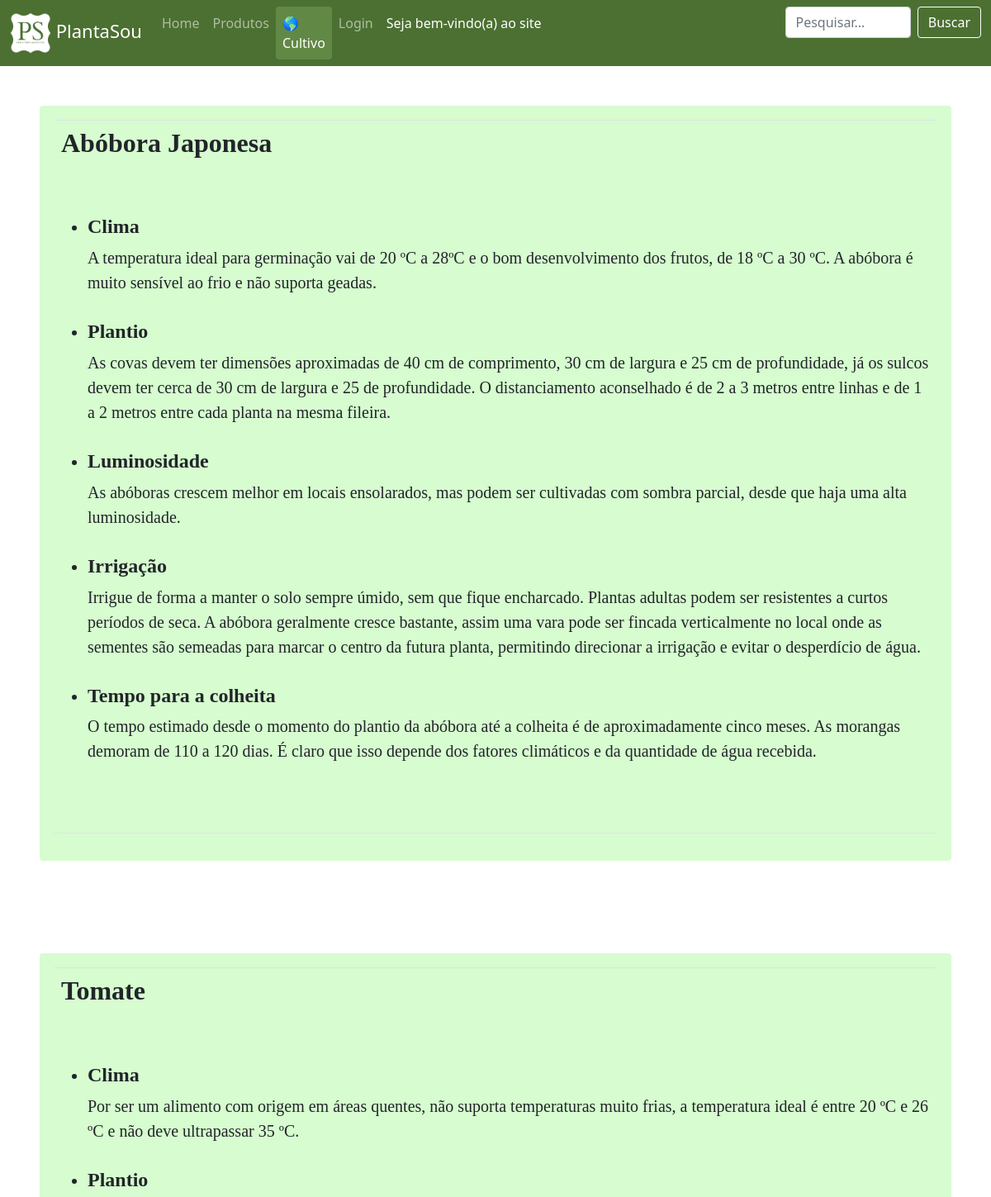
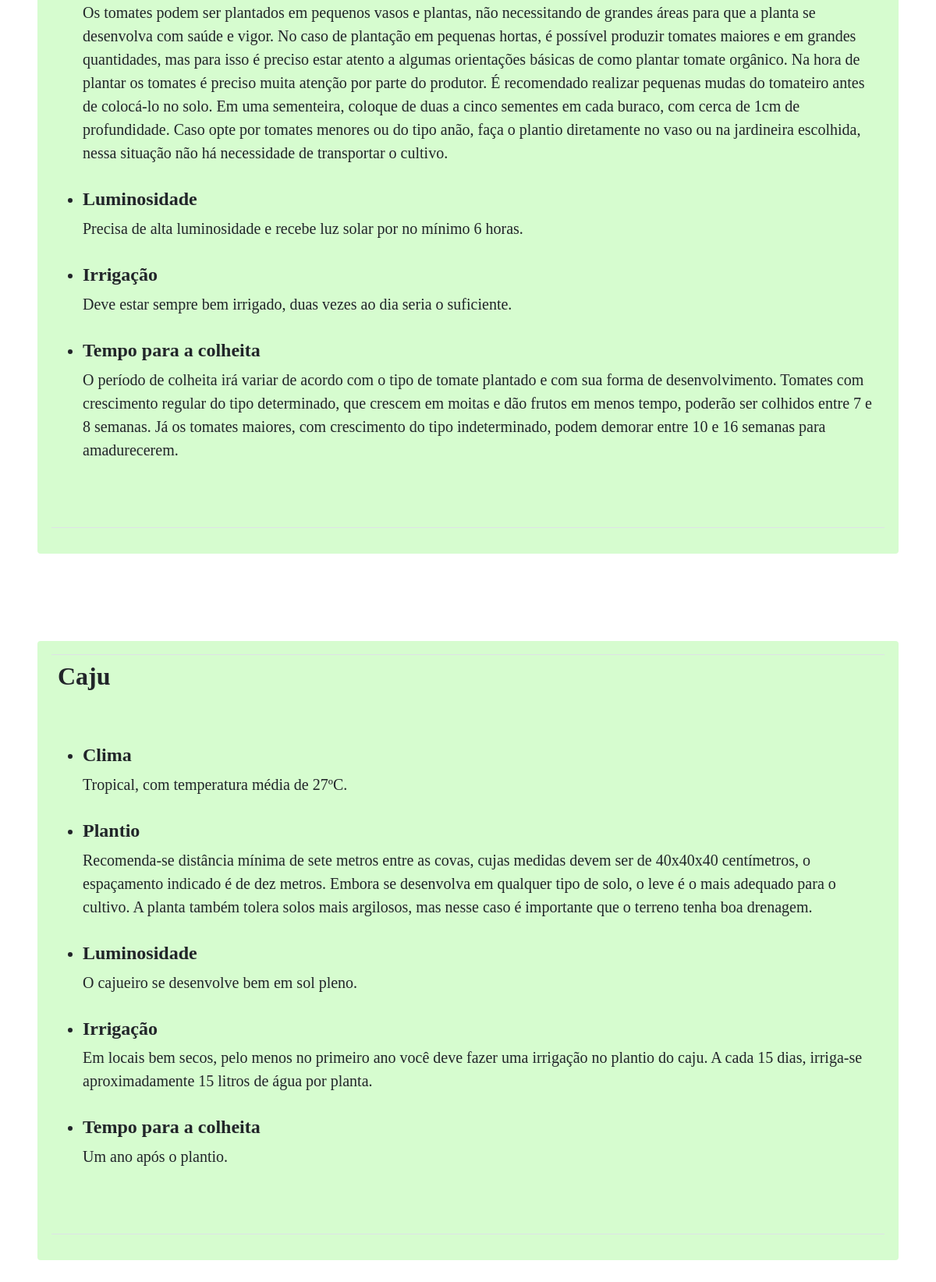
Screenshot of /php/cultivo.php with the database file from the repository (2 pictures, top to bottom).
### tables this page shows
CREATE TABLE IF NOT EXISTS `cultivo` (
  `cod_cultivo` int(11) NOT NULL AUTO_INCREMENT,
  `nome` varchar(100) NOT NULL,
  `clima` varchar(4000) DEFAULT NULL,
  `plantio` varchar(4000) DEFAULT NULL,
  `luminosidade` varchar(4000) DEFAULT NULL,
  `irrigacao` varchar(4000) DEFAULT NULL,
  `temp_colheita` varchar(4000) DEFAULT NULL,
  PRIMARY KEY (`cod_cultivo`)
);

### php/cultivo.php (the view, shortened to what this page needs)
<!DOCTYPE html>
<html lang="pt-br">
<head>
    <link rel="stylesheet" type="text/css" media="screen" href="../css/bootstrap.min.css" />
    <link rel="stylesheet" href="../css/estilo.css">
</head>
<body>
    <div class="navbar-custom">
        <nav class="navbar navbar-expand-lg navbar-dark ">
            <div class="media">
                <div class="container-fluid">
                    <div class="collapse navbar-collapse" id="navbarSupportedContent">
                    <a class="navbar-brand plantasou" href="#">
                        <img src="../imgs/logo_new.jpeg" class="align-self-center mr-3 rounded float-right" width="50" height="50" alt="...">
                        PlantaSou
                    </a>
                        <ul class="navbar-nav nav-pills nav-link-color me-auto mb-2 mb-lg-0">
                        <?php
                            if(isset($_COOKIE["USER"])){
                                echo'
                                <li class="nav-item">
                                    <a class="nav-link nav-link-color" href="../php/home_user.php">Home</a>
                                </li>
                                ';
                            }else if(isset($_COOKIE["ADM"])){
                                echo'
                                <li class="nav-item">
                                    <a class="nav-link nav-link-color" href="../php/home_adm.php">Home</a>
                                </li>
                                ';
                            }else{
                                echo'
                                <a class="nav-link nav-link-color" href="../php/index.php">Home</a>
                                ';
                            }
                        ?>
                        <li class="nav-item">
                            <a class="nav-link nav-link-color" href="../php/produtos.php">Produtos</a>
                        </li>
                        <li class="nav-item">
                            <a class="nav-link nav-link-color active" aria-current="page" href="#">🌎 Cultivo</a>
                        </li>
                        <?php
                            if(isset($_COOKIE["USER"])){
                                echo'
                                <li class="nav-item">
                                    <a class="nav-link nav-link-color" href="../php/historico.php">Histórico</a>
                                </li>
                                <li class="nav-item">
                                    <a class="nav-link nav-link-color" href="./logout_user.php">Sair</a>
                                </li>
                                ';
                            }else if(isset($_COOKIE["ADM"])){
                                echo'
                                <li class="nav-item">
                                <a class="nav-link nav-link-color" href="./logout_adm.php">Sair</a>
                                </li>
                                ';
                            }else{
                                echo'
                                <li class="nav-item">
                                    <button type="button" class="btn nav-link nav-link-color" data-bs-toggle="modal" data-bs-target="#login">
                                        Login
                                    </button>
                                </li>
                                ';
                            }
                            if(isset($_COOKIE["USER"]) || isset($_COOKIE["ADM"])){
                                echo'
                                    <li class="nav-item">
                                        <a class="nav-link nav-link-color active_usuario ">Seja bem-vindo(a) ';
                                            if(isset($_COOKIE["USER"])){
                                                include('../inc/conexao.php');
                                                $sql="SELECT nome FROM usuario WHERE cod_usuario=$usuario";
                                                $query=mysqli_query($con, $sql);
                                                if(mysqli_num_rows($query)>0){
                                                    while(($nome=mysqli_fetch_assoc($query))!=NULL){
                                                        echo $nome['nome'];
                                                    }
                                                }
                                            }
                                            elseif(isset($_COOKIE["ADM"])){
                                                echo "Administrador(a)⠀⠀⠀⠀⠀⠀⠀⠀⠀";
                                            }
                                echo'
                                        </a>
                                    </li>';
                            }
                            else{
                                echo'
                                <li>
                                <a class="nav-link nav-link-color active_usuario ">Seja bem-vindo(a) ao site ⠀⠀⠀⠀⠀⠀⠀⠀⠀⠀⠀⠀⠀⠀⠀⠀⠀⠀</a>
                                </li>';
                            }
                        ?>
                        <li class="margin">
                            <form class="d-flex">
                                <input class="form-control me-2" type="search" placeholder="Pesquisar..." aria-label="Search"/>
                                <button class="btn btn-outline-success nav-link-color borda" type="submit">Buscar</button>
                            </form>
                        </li>
                        </ul>
                    </div>
                </div>
            </div>
        </nav>
    </div>
    <?php
        include("../inc/conexao.php");
        $sql="SELECT * FROM cultivo";
        $query=mysqli_query($con, $sql);
        if(mysqli_num_rows($query)>0){
            while(($resultado=mysqli_fetch_assoc($query))!=NULL){
                echo
                '
                <div class="p-5 text-center">
                    <div class="alert font">
                        <table class="table table-bordered">
                            <tr>
                                <td class="plantas_desc text-black"><h2>
                                    <b>'.$resultado["nome"].'</h2><br><br></b>
                                    <ul>
                                        <li><h4><b>Clima</b></h4>'.$resultado["clima"].'</li><br>
                                        <li><h4><b>Plantio</b></h4>'.$resultado["plantio"].'</li><br>
                                        <li><h4><b>Luminosidade</b></h4>'.$resultado["luminosidade"].'</li><br>
                                        <li><h4><b>Irrigação</b></h4>'.$resultado["irrigacao"].'</li><br>
                                        <li><h4><b>Tempo para a colheita</b></h4>'.$resultado["temp_colheita"].'</li><br>
                                    </ul>
                                    <br>
                                </td>
                            </tr>
                        </table>
                    </div>
                </div>
                ';
            }
        }else{
            echo mysqli_error($con);
        }
    ?>
    <?php
        include "./login.php";
        include "./cadastro_cultivo.php";
    ?>
</body>
</html>

### css/estilo.css (style rules this page uses)
body, html { height: 100%; }
td { border: 5px solid transparent; background-clip: padding-box; }
.plantas_desc { height: auto; width: auto; background-color: transparent; text-align: left; }
button { text-align: left; }
.navbar-custom { background-color: #4c7032; }
a { color: green; }
.active { background-color:#000000; }
.nav-pills > li > a.active { background-color: rgb(98, 136, 70) !important; color: #ffffff !important; }
.nav-link-color { color: #ffffff; font-size: 16px; }
.font { font-size: 20px; font-family: calibri; }
.plantasou { font-size: 22px; }
.margin { margin-left: 200px; }
.borda { border-color: #ffffff; }
.alert { background-color: #d6fccf; }
a:link { text-decoration: none; }
.active_usuario { background-color: #4c7032 !important; color: #ffffff !important; }

### rows the page displays
cultivo: nome "Abóbora Japonesa", clima "A temperatura ideal para germinação vai de 20 ºC a 28ºC e o bom desenvolvimento dos frutos, de 18 ºC a 30 ºC. A abóbora é muito sensível ao frio e não suporta geadas.", plantio "As covas devem ter dimensões aproximadas de 40 cm de comprimento, 30 cm de largura e 25 cm de profundidade, já os sulcos devem ter cerca de 30 cm de largura e 25 de profundidade. O distanciamento aconselhado é de 2 a 3 metros entre linhas e de 1 a 2 metros entre cada planta na mesma fileira.", luminosidade "As abóboras crescem melhor em locais ensolarados, mas podem ser cultivadas com sombra parcial, desde que haja uma alta luminosidade.", irrigacao "Irrigue de forma a manter o solo sempre úmido, sem que fique encharcado. Plantas adultas podem ser resistentes a curtos períodos de seca. A abóbora geralmente cresce bastante, assim uma vara pode ser fincada verticalmente no local onde as sementes são semeadas para marcar o centro da futura planta, permitindo direcionar a irrigação e evitar o desperdício de água.", temp_colheita "O tempo estimado desde o momento do plantio da abóbora até a colheita é de aproximadamente cinco meses. As morangas demoram de 110 a 120 dias. É claro que isso depende dos fatores climáticos e da quantidade de água recebida."
cultivo: nome "Tomate", clima "Por ser um alimento com origem em áreas quentes, não suporta temperaturas muito frias, a temperatura ideal é entre 20 ºC e 26 ºC e não deve ultrapassar 35 ºC.", plantio "Os tomates podem ser plantados em pequenos vasos e plantas, não necessitando de grandes áreas para que a planta se desenvolva com saúde e vigor. No caso de plantação em pequenas hortas, é possível produzir tomates maiores e em grandes quantidades, mas para isso é preciso estar atento a algumas orientações básicas de como plantar tomate orgânico. Na hora de plantar os tomates é preciso muita atenção por parte do produtor. É recomendado realizar pequenas mudas do tomateiro antes de colocá-lo no solo. Em uma sementeira, coloque de duas a cinco sementes em cada buraco, com cerca de 1cm de profundidade. Caso opte por tomates menores ou do tipo anão, faça o plantio diretamente no vaso ou na…", luminosidade "Precisa de alta luminosidade e recebe luz solar por no mínimo 6 horas.", irrigacao "Deve estar sempre bem irrigado, duas vezes ao dia seria o suficiente.", temp_colheita "O período de colheita irá variar de acordo com o tipo de tomate plantado e com sua forma de desenvolvimento. Tomates com crescimento regular do tipo determinado, que crescem em moitas e dão frutos em menos tempo, poderão ser colhidos entre 7 e 8 semanas. Já os tomates maiores, com crescimento do tipo indeterminado, podem demorar entre 10 e 16 semanas para amadurecerem."
cultivo: nome "Caju", clima "Tropical, com temperatura média de 27ºC.", plantio "Recomenda-se distância mínima de sete metros entre as covas, cujas medidas devem ser de 40x40x40 centímetros, o espaçamento indicado é de dez metros. Embora se desenvolva em qualquer tipo de solo, o leve é o mais adequado para o cultivo. A planta também tolera solos mais argilosos, mas nesse caso é importante que o terreno tenha boa drenagem.", luminosidade "O cajueiro se desenvolve bem em sol pleno.", irrigacao "Em locais bem secos, pelo menos no primeiro ano você deve fazer uma irrigação no plantio do caju. A cada 15 dias, irriga-se aproximadamente 15 litros de água por planta.", temp_colheita "Um ano após o plantio."
